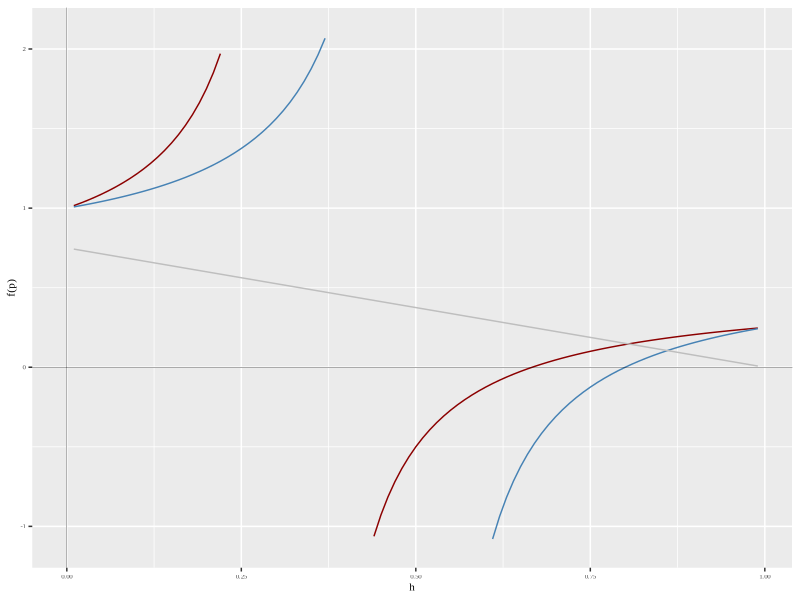
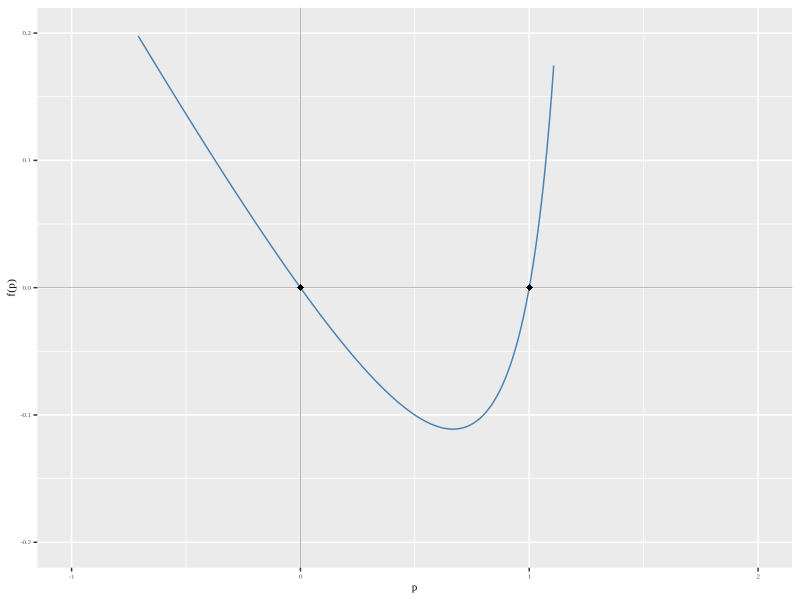
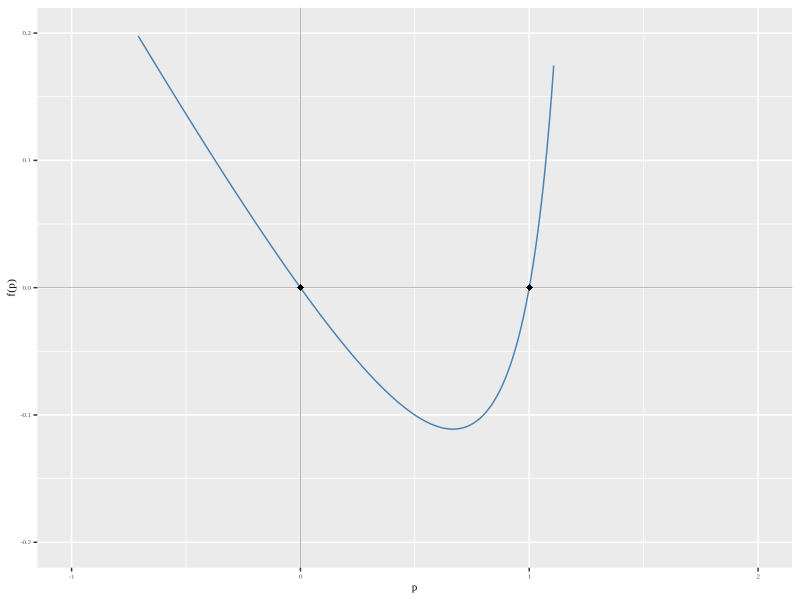

Write R code to recreate these figures, in order.
library("ggplot2")
library("pracma")


s = 0.25; c = 0.25 
#s = 0.35; c = 0.25
#s = 0.75; c = 0.25
df_h <- data.frame(h = linspace(0.01,0.99,99),
                   p_star_zyg = (s*(1-(1-c)*(1-linspace(0.01,0.99,99))) - c*(1-s))/(s*(1-2*(1-c)*(1-linspace(0.01,0.99,99)))),
                   p_star_ger = ((1-s*linspace(0.01,0.99,99))*(1+c)-1)/(s*(1-2*linspace(0.01,0.99,99))),
                   ch_line = (1-c)*(1-linspace(0.01,0.99,99)))

ggplot(data=df_h, aes(x=h)) + 
  geom_line(aes(y = p_star_zyg), color = "darkred") + 
  geom_line(aes(y = p_star_ger), color="steelblue") +
  geom_line(aes(y = ch_line), color="grey") +
  geom_vline(xintercept=0, size=0.1) + geom_hline(yintercept=0, size=0.1) +
  scale_y_continuous(name="f(p)", limits=c(-1.1, 2.1)) +
  theme(axis.text = element_text(size = 5),text = element_text(size = 8, family = "Times New Roman")) 





s = 0.75  # when selection only acts on survival with a fitness cost s 
h = 0  # and sh for heterozygous individuals
c = 0.5              # homing rate
homing = "zygote"   # "zygote" or "germline"
num = "8"
label_size = 17

s_1 = c/(1-h*(1-c))  
if(homing == "zygote")
  {s_2 = c/(2*c + h*(1-c))
  A_str = s*(2*(1-c)*(1-h)-1)
  B_str = s*((1-(1-c)*(1-h)))
  if ((1-c)*(1-h)!= 1/2){p_star = (s*(1-(1-c)*(1-h)) - c*(1-s))/(s*(1-2*(1-c)*(1-h)))}
  if(s_1 < s_2)
    {cat("\nCoexistence", ":", round(s_1,3), "< s <", round(s_2,3))
  }else{
    cat("\nBistability", ":", round(s_2,3), "< s <", round(s_1,3))}
  if(c*(1-2*s)-(1-c)*s*h > 0){cat("Linear speed :", 2*sqrt(c*(1-2*s)-(1-c)*s*h))} 
  }

if(homing == "germline")         
  {s_2 = c/(2*c*h + h*(1-c))
  A_str = s*(1-2*h)
  B_str = s*h
  if (h!= 1/2){p_star = ((1-s*h)*(1+c)-1)/(s*(1-2*h))}
  if(s_1 < s_2){cat("\nCoexistence", ":", round(s_1,3) , "< s <", round(s_2,3))
  }else{cat("\nBistability", ":", round(s_2,3), "< s <", round(s_1,3))}
  if(c*(1-2*s*h)-(1-c)*s*h > 0){cat("Linear speed :", 2*sqrt(c*(1-2*s*h)-(1-c)*s*h))}
  }


df <- data.frame(p=linspace(-1,2,300),
                 f=((-A_str*linspace(-1,2,300) - B_str + c*(1-s))*(1-linspace(-1,2,300))*linspace(-1,2,300))/(-A_str*linspace(-1,2,300)**2 - 2*B_str*linspace(-1,2,300) + 1))
if((homing=="zygote"& (1-c)*(1-h)==1/2) | (homing=="germline"& h==1/2)){df_points <- data.frame(x=c(0,1),y=c(0,0), col=c("black", "black"))
}else{df_points <- data.frame(x=c(0,1,p_star),y=c(0,0,0), col=c("black", "black", "red"))}

# Graphique linéaire simple avec des points
ggplot(data=df, aes(x=p, y=f, group=1)) +
  geom_line(color="steelblue") + 
  geom_vline(xintercept=0, size=0.1) + geom_hline(yintercept=0, size=0.1) + 
  geom_point(data=df_points, aes(x=x, y=y, group=1, colour = col), shape=18, size=2) + scale_colour_identity() +
  scale_x_continuous(name="p", limits=c(-1, 2)) + 
  scale_y_continuous(name="f(p)", limits=c(-0.2, 0.2)) +
  theme(axis.text = element_text(size = 5),text = element_text(size = 8, family = "Times New Roman")) 
ggsave(paste0("Desktop/article/courbes_r/", homing, num,".svg"), plot = last_plot(), device = "svg")




